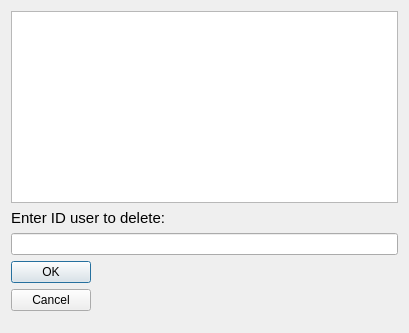
<?xml version="1.0" encoding="UTF-8"?>
<ui version="4.0">
 <class>DelList</class>
 <widget class="QDialog" name="DelList">
  <property name="geometry">
   <rect>
    <x>0</x>
    <y>0</y>
    <width>409</width>
    <height>333</height>
   </rect>
  </property>
  <property name="windowTitle">
   <string>Dialog</string>
  </property>
  <layout class="QVBoxLayout" name="verticalLayout">
   <item>
    <widget class="QListView" name="listView"/>
   </item>
   <item>
    <widget class="QLabel" name="label">
     <property name="font">
      <font>
       <pointsize>11</pointsize>
      </font>
     </property>
     <property name="text">
      <string>Enter ID user to delete:</string>
     </property>
    </widget>
   </item>
   <item>
    <widget class="QLineEdit" name="lineEdit"/>
   </item>
   <item>
    <widget class="QDialogButtonBox" name="buttonBox">
     <property name="orientation">
      <enum>Qt::Vertical</enum>
     </property>
     <property name="standardButtons">
      <set>QDialogButtonBox::Cancel|QDialogButtonBox::Ok</set>
     </property>
    </widget>
   </item>
  </layout>
 </widget>
 <resources/>
 <connections>
  <connection>
   <sender>buttonBox</sender>
   <signal>accepted()</signal>
   <receiver>DelList</receiver>
   <slot>accept()</slot>
   <hints>
    <hint type="sourcelabel">
     <x>248</x>
     <y>254</y>
    </hint>
    <hint type="destinationlabel">
     <x>157</x>
     <y>274</y>
    </hint>
   </hints>
  </connection>
  <connection>
   <sender>buttonBox</sender>
   <signal>rejected()</signal>
   <receiver>DelList</receiver>
   <slot>reject()</slot>
   <hints>
    <hint type="sourcelabel">
     <x>316</x>
     <y>260</y>
    </hint>
    <hint type="destinationlabel">
     <x>286</x>
     <y>274</y>
    </hint>
   </hints>
  </connection>
 </connections>
</ui>
